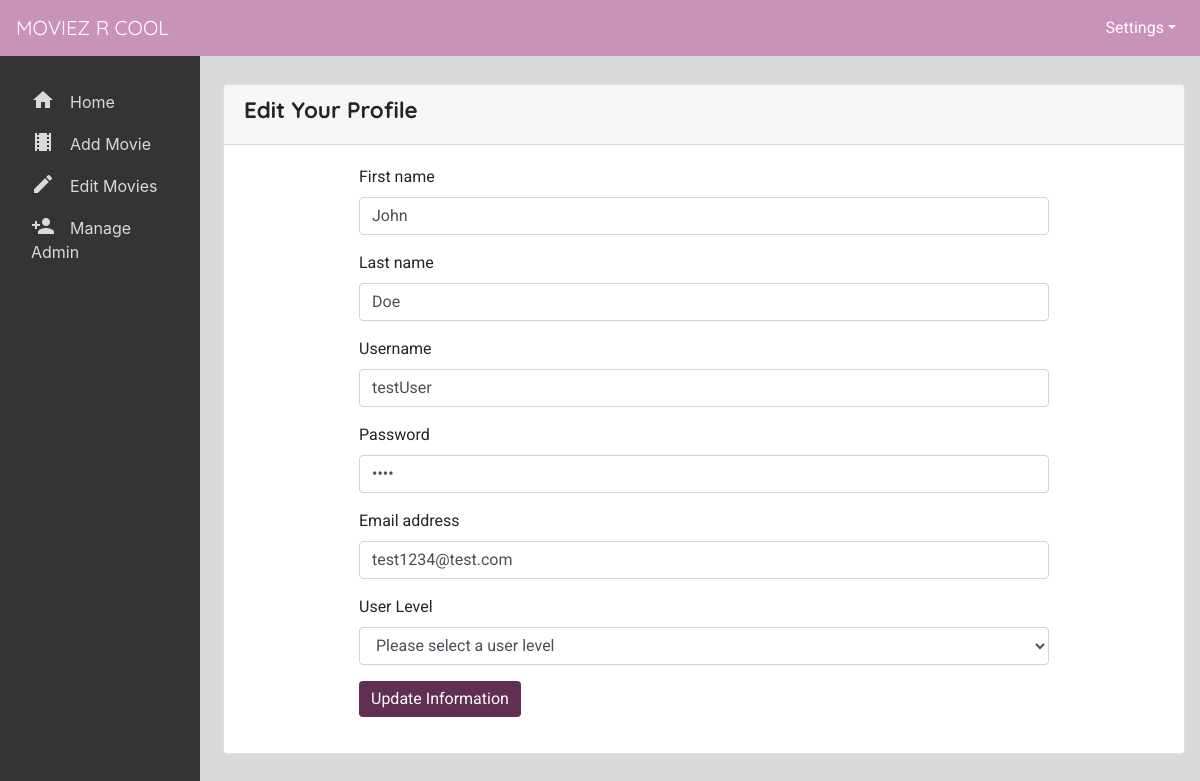
The page /admin/admin_editProfile.php (signed in) on the database its author committed.
### tables this page shows
CREATE TABLE `tbl_user` (
  `user_id` mediumint(8) UNSIGNED NOT NULL,
  `user_fname` varchar(250) NOT NULL,
  `user_lname` varchar(150) NOT NULL,
  `user_name` varchar(250) NOT NULL,
  `user_pass` varchar(250) NOT NULL,
  `user_email` varchar(250) NOT NULL,
  `user_date` timestamp NOT NULL DEFAULT CURRENT_TIMESTAMP,
  `user_level` varchar(15) NOT NULL,
  `user_ip` varchar(50) NOT NULL DEFAULT 'no',
  `login_attempts` tinyint(4) NOT NULL,
  `first_login` tinyint(1) NOT NULL
);

### admin/phpscripts/read.php (called while the page is built, shortened)
<?php
function getSingle($tbl, $col, $id) {
  include('connect.php');
  $querySingle = "SELECT * FROM {$tbl} WHERE {$col} = {$id}";
  $runSingle = mysqli_query($link, $querySingle);
  if($runSingle){
    return $runSingle;
  }else{
    $error = "There was a problem accessing this information.";
    return $error;
  }
}
 ?>

### admin/admin_editProfile.php (the view, shortened to what this page needs)
<?php
  $id = $_SESSION['user_id'];
	$tbl= "tbl_user";
	$col = "user_id";
	$popForm = getSingle($tbl, $col, $id);
	$found_user = mysqli_fetch_array($popForm, MYSQLI_ASSOC);
 ?>
<!DOCTYPE html>
<html lang="en">
<head>
  <link rel="stylesheet" href="https://maxcdn.bootstrapcdn.com/bootstrap/4.0.0/css/bootstrap.min.css">
  <link rel="stylesheet" href="../public/css/main.css">
</head>
<body class="admin">
  <?php
    include('../includes/adminNav.php');
   ?>
  <div class="container-fluid">
    <div class="row">
      <?php
        include('../includes/adminSidebar.php')
       ?>
       <div class="col-10 adminMainBody mt-1 addUser">
         <div class="ml-2 mt-4 mb-5 card">
           <div class="card-header">
             <h1>Edit Your Profile</h1>
           </div>
            <div class="card-body">
            	<form action="admin_editProfile.php" method="post">
                <div class="form-group">
                  <label>First name</label>
              		<input class="input-group=text form-control" placeholder="First name" type="text" name="fname" value="<?php echo $found_user['user_fname'];?>">
                </div>
                <div class="form-group">
                  <label>Last name</label>
                  <input class="input-group=text form-control" placeholder="Last name" type="text" name="lname" value="<?php echo $found_user['user_lname'];?>">
                </div>
                <div class="form-group">
                  <label>Username</label>
              		 <input class="input-group=text form-control" placeholder="Username" type="text" name="username" value="<?php echo $found_user['user_name'];?>">
                </div>
                <div class="form-group">
                  <label>Password</label>
                  <input class="input-group=text form-control" placeholder="Password" type="password" name="password" value="<?php echo $found_user['user_pass'];?>">
                </div>
                <div class="form-group">
                  <label>Email address</label>
                  <input class="input-group=text form-control" placeholder="Email address" type="text" name="email" value="<?php echo $found_user['user_email'];?>">
                </div>
                <div class="form-group">
                  <label for="userLevel">User Level</label>
                  <select class="form-control" name="userlvl" id="userLevel">
                    <option value="">Please select a user level</option>
                  </select>
                </div>
            		<button type="submit" name="submit" value="Edit User Information" class="btn btn-primary">Update Information</button>
            	</form>
            </div>
         </div>
       </div>
    </div>
  </div>
</body>
</html>

### public/css/main.css (style rules this page uses)
h1,h2,h3,h4,h5,h6 { font-family:"Quicksand",Arial,sans-serif }
body { min-height:100vh;background-color:#353336 }
.admin { background-color:#dadada }
.adminMainBody { min-height:100vh;background-color:#dadada }
.adminMainBody h1 { font-size:1.4rem;font-weight:bold }
.addUser form { margin:0 auto;width:75%;font-family:"Roboto",Arial,sans-serif }
.addUser form button { margin-bottom:1rem }
.addUser form .btn-primary { background-color:#602F52;border:0px;-webkit-transition:color 0.3s all;-moz-transition:color 0.3s all;-ms-transition:color 0.3s all;-moz-transition:color 0.3s all;transition:color 0.3s all }

### rows shown on the page
tbl_user: fname "John", lname "Doe", username "testUser", email "test1234@test.com"
